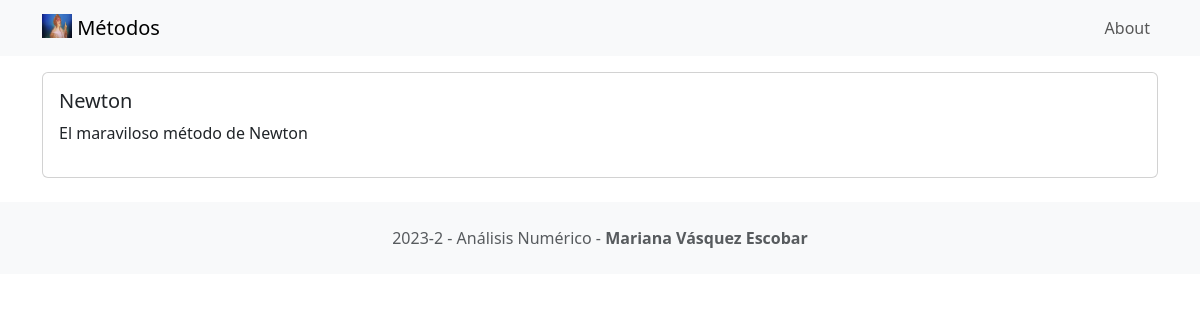
Before: /metodo/2 with the older database file.
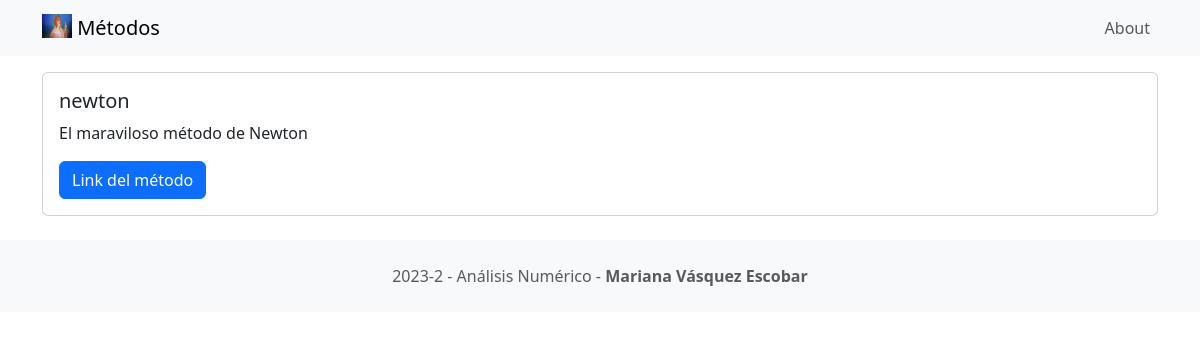
After: the same page with the newer database file.
### metodo/models.py (models this page shows, shortened)
class Metodo(models.Model):
    title = models.CharField(max_length=100)
    description = models.CharField(max_length=250)
    url= models.URLField(blank=True)

### metodo/views.py (the view)
# urls.py: path('<int:metodo_id>', views.detail, name='detail'),
def detail(request, metodo_id):
    metodo=get_object_or_404(Metodo, pk=metodo_id)
    return render(request, 'detail.html',{'metodo': metodo})

### metodo/templates/detail.html
{% extends 'base.html' %}
{% block content %}
<div class="card mb-3">
    <div class="row g-0">
        <div class="col-md-8">
            <div class="card-body">
                <h5 class="card-title">{{metodo.title}}</h5>
                <p class="card-text">{{metodo.description}}</p>
                <p class="card-text">
                    {% if metodo.url %}
                    <a href="{{metodo.url}}" class="btn btn-primary">
                        Link del método
                    </a>
                    {% endif %}
                </p>
            </div>
        </div>
    </div>
</div>
{% endblock content %}

Changed rows visible on the page:
changed Metodo "El maraviloso método de Newton": title "Newton" → "newton"
Other visible differences:
text now shown: "Link del método"
